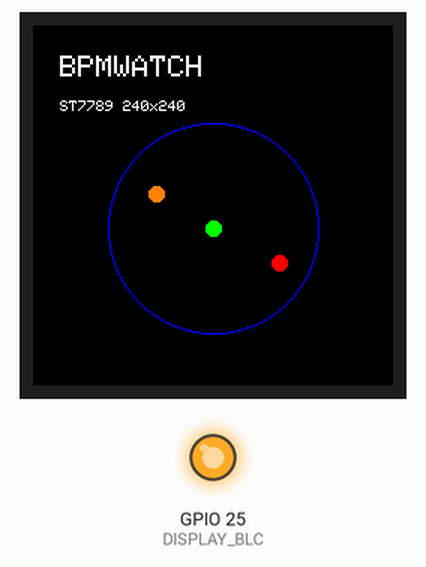
Simulated run of this program. Board: ESP32. Shown: 240×240 colour display, output pins drawn as LEDs (lit = HIGH). Pins used as bus, display or sensor lines are not drawn; what the program prints to the serial monitor is not drawn.

Above: at 2.6 s.

The program:

main.cpp
```cpp
#include <Arduino.h>
#include <Adafruit_GFX.h>
#include <Adafruit_ST7789.h>
#include <SPI.h>

constexpr int DISPLAY_SCL = 14;  // Module label SCL, SPI SCK on separate display bus.
constexpr int DISPLAY_SDA = 13;  // Module label SDA, SPI MOSI on separate display bus.
constexpr int DISPLAY_BLC = 25;
constexpr int DISPLAY_DC = 26;
constexpr int DISPLAY_RES = 27;
constexpr uint32_t DISPLAY_SPI_HZ = 8000000;

SPIClass displaySpi(HSPI);
Adafruit_ST7789 tft(&displaySpi, -1, DISPLAY_DC, DISPLAY_RES);

void setup() {
  Serial.begin(115200);
  delay(500);
  Serial.println("ZJY-IPS130-V2.0 ST7789 240x240 display test");
  Serial.println("Module labels: SCL=SPI SCK, SDA=SPI MOSI, BLC=backlight, DC=data/command, RES=reset");
  Serial.println("Display uses HSPI/SPIClass so default SPI remains available for DW1000/BU01.");

  pinMode(DISPLAY_BLC, OUTPUT);
  digitalWrite(DISPLAY_BLC, HIGH);

  pinMode(DISPLAY_RES, OUTPUT);
  digitalWrite(DISPLAY_RES, HIGH);
  delay(50);
  digitalWrite(DISPLAY_RES, LOW);
  delay(50);
  digitalWrite(DISPLAY_RES, HIGH);
  delay(50);

  displaySpi.begin(DISPLAY_SCL, -1, DISPLAY_SDA, -1);
  tft.init(240, 240, SPI_MODE3);
  tft.setSPISpeed(DISPLAY_SPI_HZ);
  tft.setRotation(0);

  tft.fillScreen(ST77XX_RED);
  delay(500);
  tft.fillScreen(ST77XX_GREEN);
  delay(500);
  tft.fillScreen(ST77XX_BLUE);
  delay(500);
  tft.fillScreen(ST77XX_BLACK);
  tft.setTextColor(ST77XX_WHITE);
  tft.setTextSize(2);
  tft.setCursor(18, 20);
  tft.println("BPMWATCH");
  tft.setTextSize(1);
  tft.setCursor(18, 50);
  tft.println("ST7789 240x240");
  tft.drawCircle(120, 135, 70, ST77XX_BLUE);
  tft.fillCircle(120, 135, 5, ST77XX_GREEN);
  tft.fillCircle(82, 112, 5, ST77XX_ORANGE);
  tft.fillCircle(164, 158, 5, ST77XX_RED);
}

void loop() {
  delay(1000);
}
```
